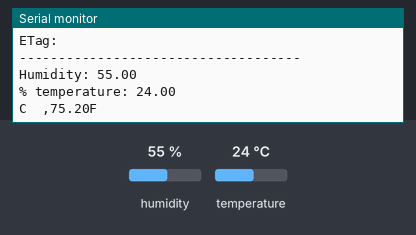
Recording of a sketch running on a simulated ESP8266 (NodeMCU). On the bench: the last lines printed to the serial monitor. The inputs (shaded band) are chosen by the test bench; at power-on: humidity 55 %, temperature 24 °C. WiFi joins after 1.5 s; servers stay silent unless stated.

Above: at 2.7 s.
2.8 s: humidity set to 22 %
At 3.31 s:
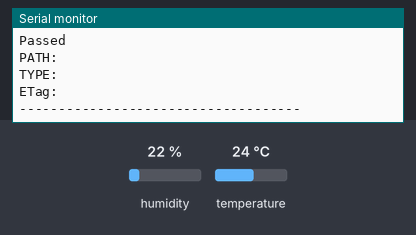
5.8 s: temperature set to 12 °C
At 6.12 s:
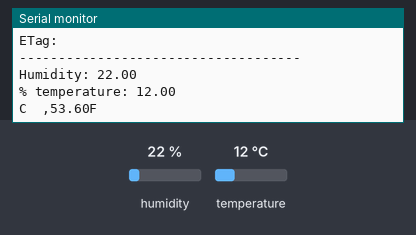
8.8 s: humidity set to 40 %
At 10.58 s:
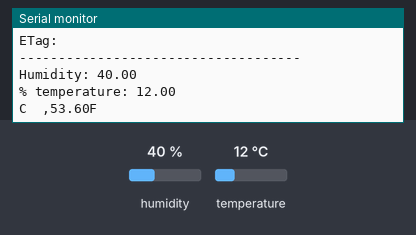
Timing chart, 0 to 12.1 s (numbered marks = the images above; inputs shaded):
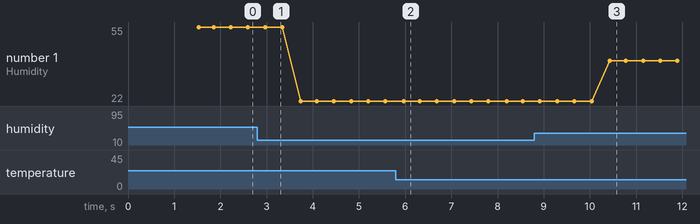

The sketch:

dht11_with_withfirebase.ino
```cpp
#include <FirebaseESP8266.h>
#include <FirebaseJson.h>

#include <DHT.h>
#include <ESP8266WiFi.h>


#define FIREBASE_AUTH "XXXXXXXXXXXXXXX"
#define FIREBASE_HOST "XXXXXXXXXXXXXXX"
#define WIFI_SSID "CXXXXX"
#define WIFI_PASS "*****"

#define DHTPIN D4
#define DHTTYPE DHT11

DHT dht(DHTPIN, DHTTYPE);

FirebaseData firebaseData;

FirebaseJson json;

void setup(){
  Serial.begin(9600);
  dht.begin();

  WiFi.begin(WIFI_SSID, WIFI_PASS);
  Serial.println("connecting to wifi");
  while (WiFi.status() != WL_CONNECTED)
  {
    Serial.print(".");
    delay(300);
  }

  Serial.println();
  Serial.println("connected!");
  Serial.println("ip address: ");
  Serial.println(WiFi.localIP());
  Serial.println();

  Firebase.begin(FIREBASE_HOST, FIREBASE_AUTH);
  Firebase.reconnectWiFi(true);

}

void sensorUpdate(){
  float h = dht.readHumidity();
  float t = dht.readTemperature();
  float f = dht.readTemperature(true);

  if(isnan(h) || isnan(t) || isnan(f) ){
    Serial.println(F("failed to read from DHT sensor!"));
    return;
  }

  Serial.print(F("Humidity: "));
  Serial.println(h);
  Serial.print(F("% temperature: "));
  Serial.println(t);
  Serial.print(F("C  ,"));
  Serial.print(f);
  Serial.println(F("F  "));

  if(Firebase.setFloat(firebaseData, "Suhu", t)){
    Serial.println("Passed");
    Serial.println("PATH: " + firebaseData.dataPath());
    Serial.println("TYPE: " + firebaseData.dataType());
    Serial.println("ETag: " + firebaseData.ETag());
    Serial.println("------------------------------------");
    Serial.println();
  } else {
    Serial.println("FAILED");
    Serial.println("REASON: " + firebaseData.errorReason());
    Serial.println("------------------------------------");
    Serial.println();
  }
  if (Firebase.setFloat(firebaseData, "Kelembaban", h))
  {
    Serial.println("PASSED");
    Serial.println("PATH: " + firebaseData.dataPath());
    Serial.println("TYPE: " + firebaseData.dataType());
    Serial.println("ETag: " + firebaseData.ETag());
    Serial.println("------------------------------------");
    Serial.println();
  }
  else
  {
    Serial.println("FAILED");
    Serial.println("REASON: " + firebaseData.errorReason());
    Serial.println("------------------------------------");
    Serial.println();
  }


}

void loop(){
  sensorUpdate();
}
```

Measured:
- after the input at 5.8 s, the serial monitor: prints a new line after 0.17 s (image 2)
- after the input at 8.8 s, the serial monitor: prints a new line after 1.6 s (image 3)
- plotted number 1: 55 → 22 after the input at 2.8 s, 22 → 40 after the input at 8.8 s
